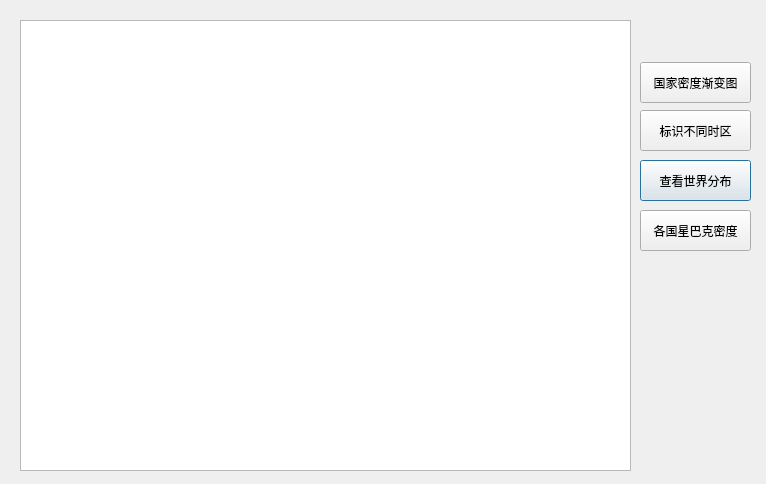
<?xml version="1.0" encoding="UTF-8"?>
<ui version="4.0">
 <class>Dialog</class>
 <widget class="QDialog" name="Dialog">
  <property name="geometry">
   <rect>
    <x>0</x>
    <y>0</y>
    <width>766</width>
    <height>484</height>
   </rect>
  </property>
  <property name="windowTitle">
   <string>星巴克数据分析软件</string>
  </property>
  <widget class="QPushButton" name="mapview">
   <property name="geometry">
    <rect>
     <x>640</x>
     <y>160</y>
     <width>111</width>
     <height>41</height>
    </rect>
   </property>
   <property name="text">
    <string>查看世界分布</string>
   </property>
  </widget>
  <widget class="QPushButton" name="country_count">
   <property name="geometry">
    <rect>
     <x>640</x>
     <y>210</y>
     <width>111</width>
     <height>41</height>
    </rect>
   </property>
   <property name="text">
    <string>各国星巴克密度</string>
   </property>
  </widget>
  <widget class="QPushButton" name="different_timezone">
   <property name="geometry">
    <rect>
     <x>640</x>
     <y>110</y>
     <width>111</width>
     <height>41</height>
    </rect>
   </property>
   <property name="text">
    <string>标识不同时区</string>
   </property>
  </widget>
  <widget class="QPushButton" name="choropleth_map">
   <property name="geometry">
    <rect>
     <x>640</x>
     <y>62</y>
     <width>111</width>
     <height>41</height>
    </rect>
   </property>
   <property name="text">
    <string>国家密度渐变图</string>
   </property>
  </widget>
  <widget class="QGraphicsView" name="graphicsView">
   <property name="geometry">
    <rect>
     <x>20</x>
     <y>20</y>
     <width>611</width>
     <height>451</height>
    </rect>
   </property>
  </widget>
 </widget>
 <resources/>
 <connections/>
</ui>
